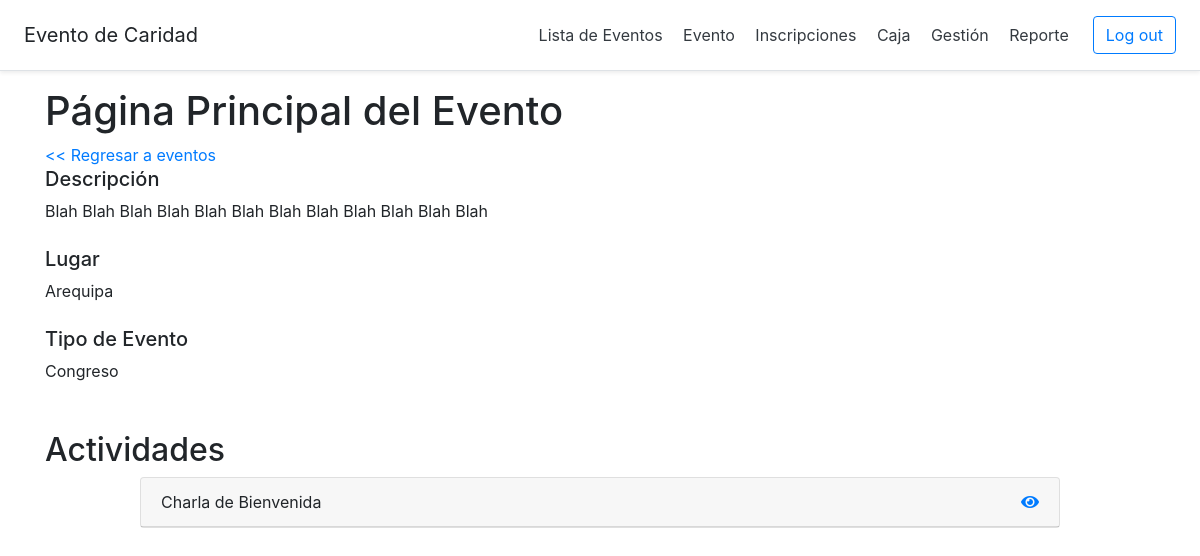
The app's page /evento/1, older data.
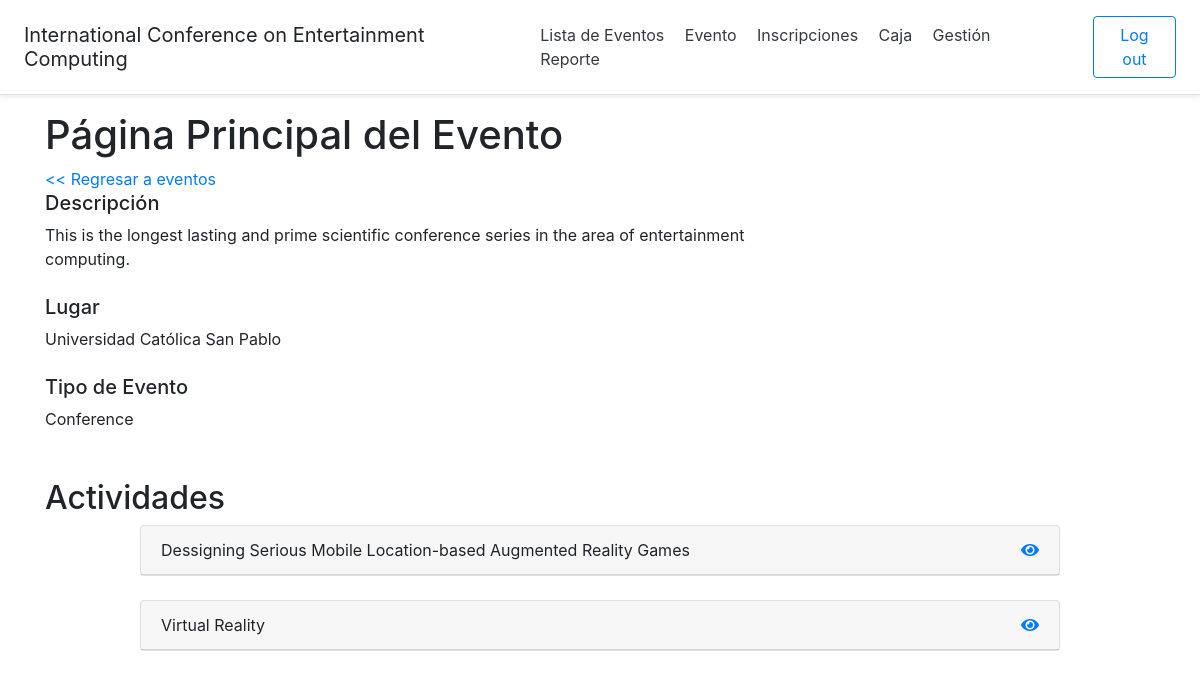
The same page, newer data.
### models.py (models this page shows)
class Evento(db.Model):
    id = db.Column(db.Integer, primary_key=True)
    nombre = db.Column(db.String(100), nullable=False)
    tipo = db.Column(db.String(100), nullable=False)
    descripcion = db.Column(db.String(130), nullable=False)
    lugar = db.Column(db.String(100), nullable=False)
    estado = db.Column(db.String(20), default="Borrador")
    fechaCreacion = db.Column(db.Date, default=datetime.utcnow)
    fechaPreInscripcion = db.Column(db.Date)
    fechaAprtrInscripcion = db.Column(db.Date)
    fechaLmtDscnto = db.Column(db.Date)
    fechaCierreInscripcion = db.Column(db.Date)
    fechaInicio = db.Column(db.Date)
    fechaFin = db.Column(db.Date)
    cntInscritos = db.Column(db.Integer, default=0)
    cntPreInscritos = db.Column(db.Integer, default=0)
    prcntjDscnto = db.Column(db.Float, default=0)
    plantilla = db.Column(db.Boolean, default=False)
    actividades = db.relationship('Actividad', backref='evento', lazy=True)
    usuarios_eventos = db.relationship('Usuario_Evento', backref='evento', lazy=True)
    movimientos = db.relationship('Movimiento', backref='evento', lazy=True)
    categorias = db.relationship('Categoria', backref='evento', lazy=True)
    paquetes = db.relationship('Paquete', backref='evento', lazy=True)

class Actividad(db.Model):
    id = db.Column(db.Integer, primary_key = True)
    nombre = db.Column(db.String(30), nullable=False)
    tipo = db.Column(db.String(30))
    descripcion = db.Column(db.String(130))
    consideraciones = db.Column(db.String(100))
    fechaInicio = db.Column(db.DateTime)
    fechaFin = db.Column(db.DateTime)
    ponente = db.Column(db.String(50))
    idEvento = db.Column(db.Integer, db.ForeignKey('evento.id'), nullable=False)
    ambientes = db.relationship('Ambiente', backref='actividad', lazy = True)
    materiales = db.relationship('Material', backref='actividad', lazy = True)

### app.py (the view)
@app.route('/evento/<idEvento>', methods=['GET','POST'])
def evento(idEvento):
    miEvento = Evento.query.filter_by(
        id = idEvento
    ).first()
    session['idEvento'] = idEvento
    listaAct = []
    actividades = Actividad.query.filter_by(idEvento = session['idEvento'])
    for actividad in actividades:
        listaAct.append({
            "id":actividad.id,
            "nombre":actividad.nombre
        })
    if actividades:
        fechaMin = miEvento.fechaInicio
        fechaMax = miEvento.fechaFin
        for actividad in actividades:
            if not fechaMin:
                fechaMin = actividad.fechaInicio.date()
            if not fechaMax:
                fechaMax = actividad.fechaFin.date()
            if actividad.fechaInicio.date() < fechaMin:
                fechaMin = actividad.fechaInicio.date()
            if actividad.fechaFin.date() > fechaMax:
                fechaMax = actividad.fechaFin.date()
        miEvento.fechaInicio = fechaMin
        miEvento.fechaFin = fechaMax
        db.session.commit()
    return render_template(
        'SCV-B01MenuEventoAdmin.html',
        idEvento = session['idEvento'],
        estado = miEvento.estado,
        descripcion = miEvento.descripcion,
        lugar = miEvento.lugar,
        tipoEvento = miEvento.tipo,
        actividad = listaAct,
        lenActividad = len(listaAct),
        nombreEvento = miEvento.nombre)

### app.py (called while the page is built)
@app.context_processor
def utility_processor():
    return dict()

### templates/SCV-B01MenuEventoAdmin.html (shortened to what this page needs)
{% extends "Layout.html" %}
{% block body %}
<h1>Página Principal del Evento</h1>
<a href="{{url_for('listaEventos')}}"> << Regresar a eventos </a>
<div id="datos-evento" class="row">
    <div class="col-8">
        <div class="">
            <h5>Descripción</h5>
            {{descripcion}}
        </div>
        <br>
        <div class="">
            <h5>Lugar</h5>
            {{lugar}}
        </div>
        <br>
        <div class="">
            <h5>Tipo de Evento</h5>
            {{tipoEvento}}
        </div>
        <br>
    </div>
    <div class="col-4">
    </div>
</div>
<div>
    <br>
    <h2>Actividades</h2>
    <div class="row">
        <div class="col-1"></div>
        <div id="activities-list" class="col">
            {%for i in range(0, lenActividad)%}
            <div class="card">
                <div class="card-header">
                    <div class="row">
                        <div class="col"> {{actividad[i].nombre}}</div>
                        <div class="col-2 text-right">
                            {% if estado == 'Borrador' %}
                            <a href="{{ url_for('actividad',id = actividad[i].id) }}"><i class="fas fa-pencil-alt"> </i></a>
                            <a href="{{ url_for('eliminarActividad',id = actividad[i].id) }}"><i class="fas fa-trash"> </i></a>
                            {% else %}
                            <a href="{{ url_for('actividad',id = actividad[i].id) }}"><i class="fas fa-eye"> </i></a>
                            {% endif %}
                        </div>
                    </div>
                </div>
            </div>
            <br>
            {%endfor%}
        </div>
        <div class="col-1"></div>
    </div>
</div>
{% endblock %}

### templates/Layout.html (shortened to what the changed rows need)
<!doctype html>
<html lang="en">
    <head>
        <link rel="stylesheet" href="https://cdn.jsdelivr.net/npm/bootstrap@4.6.0/dist/css/bootstrap.min.css">
        <link rel="stylesheet" href="{{ url_for('static', filename='css/extra.css') }}">
        <link rel="stylesheet" href="{{ url_for('static', filename='css/fontawesome.css') }}">
        <link rel="stylesheet" href="{{ url_for('static', filename='css/solid.css') }}">
    </head>
    <div class="d-flex flex-column flex-md-row align-items-center p-3 px-md-4 mb-3 bg-white border-bottom shadow-sm">
        {% if tipoUsuario == 'Visitante'%}
        <h5 class="my-0 mr-md-auto font-weight-normal" style="cursor: pointer;" onclick="window.location='{{url_for('index')}}'">Our Point</h5>
        <nav class="my-2 my-md-0 mr-md-3">
            <a class="p-2 text-dark" href="{{url_for('nosotros')}}" disabled>Nosotros</a>
            <a class="p-2 text-dark" href="{{url_for('index')}}">Eventos</a>
        </nav>
        <a class="btn btn-outline-primary" href="{{ url_for('login') }}">Log in</a>
        <a class="btn btn-outline-primary" href="{{ url_for('register') }}">Sign Up</a>
        {% else %}
            {% if tipoUsuario == 'Participante' %}
                <h5 class="my-0 mr-md-auto font-weight-normal" style="cursor: pointer;" onclick="window.location='{{url_for('index')}}'">{{nombreEvento}}</h5>
                <nav class="my-2 my-md-0 mr-md-3">
                    <a class="p-2 text-dark" href="{{ url_for('index') }}">Inicio</a>
                    <a class="p-2 text-dark" href="{{ url_for('listaEventosParticipante') }}">Mis Eventos</a>                 </nav>
            {% else %}
                {% if notShow == True %}
                    <h5 class="my-0 mr-md-auto font-weight-normal" style="cursor: pointer;" onclick="window.location='{{url_for('listaEventos')}}'">{{nombreEvento}}</h5>
                    <nav class="my-2 my-md-0 mr-md-3">
                        <a class="p-2 text-dark" href="{{ url_for('index') }}">Inicio</a>
                        <a class="p-2 text-dark" href="{{ url_for('listaEventos') }}">Lista de Eventos</a>
                    </nav>
                {% else %}
                    {% if tipoUsuario == 'Caja' %}
                    <h5 class="my-0 mr-md-auto font-weight-normal" style="cursor: pointer;" onclick="window.location='{{url_for('listaEventos')}}'">{{nombreEvento}}</h5>
                    <nav class="my-2 my-md-0 mr-md-3">
                        <a class="p-2 text-dark" href="{{ url_for('movimiento') }}">Registrar Movimimento</a>
                        <a class="p-2 text-dark" href="{{ url_for('movimiento') }}">Registrar Inscripcion</a>
                        <a class="p-2 text-dark" href="{{ url_for('validarInscripcion') }}">Validar Inscripcion</a>
                    </nav>
                    {% else %}
                        {% if tipoUsuario == 'Colaborador' %}
                        <h5 class="my-0 mr-md-auto font-weight-normal" style="cursor: pointer;" onclick="window.location='{{url_for('colaborador')}}'">{{nombreEvento}}</h5>
                        <nav class="my-2 my-md-0 mr-md-3">
                            <a class="p-2 text-dark" href="{{ url_for('asistencia') }}" disabled>Asistencia</a>
                            <a class="p-2 text-dark" href="{{ url_for('materiales') }}">Materiales</a>
                        </nav>
                        {% else %}
                        <h5 class="my-0 mr-md-auto font-weight-normal" style="cursor: pointer;" onclick="window.location='{{url_for('listaEventos')}}'">{{nombreEvento}}</h5>
                        <nav class="my-2 my-md-0 mr-md-3">
                            <a class="p-2 text-dark" href="{{ url_for('listaEventos') }}">Lista de Eventos</a>
                            <a class="p-2 text-dark" href="{{ url_for('evento', idEvento = idEvento) }}">Evento</a>
                            <a class="p-2 text-dark" href="{{ url_for('gestionar_inscripcion') }}">Inscripciones</a>
                            <a class="p-2 text-dark" href="{{ url_for('movimiento') }}">Caja</a>
                            <a class="p-2 text-dark" href="{{ url_for('gestionarUsuario') }}">Gestión</a>
                            <a class="p-2 text-dark" href="{{ url_for('reporteCaja') }}">Reporte</a>
                        </nav>
                        {% endif %}
                    {% endif %}
                {% endif %}
            {% endif %}
            <a class="btn btn-outline-primary" href="{{ url_for('logout') }}">Log out</a>
        {% endif %}
    </div>
    <body>
        <div class = "container">
            {% block body %}
            {% endblock %}
        </div>
    </body>
</html>

Row changes from the older to the newer data that the page shows:
no longer on this page (row edited): Actividad: nombre "Charla de Bienvenida"
changed Evento: nombre "Evento de Caridad" → "International Conference on Entertainment Computing"; descripcion "Blah Blah Blah Blah Blah Blah Blah Blah Blah Blah Blah Blah" → "This is the longest lasting and prime scientific conference series in the area of entertainment computing."; lugar "Arequipa" → "Universidad Católica San Pablo"; tipo "Congreso" → "Conference"; estado "Inscripciones" → "Finalizado" (drawn)
added Actividad: nombre "Dessigning Serious Mobile Location-based Augmented Reality Games"
added Actividad: nombre "Virtual Reality"
